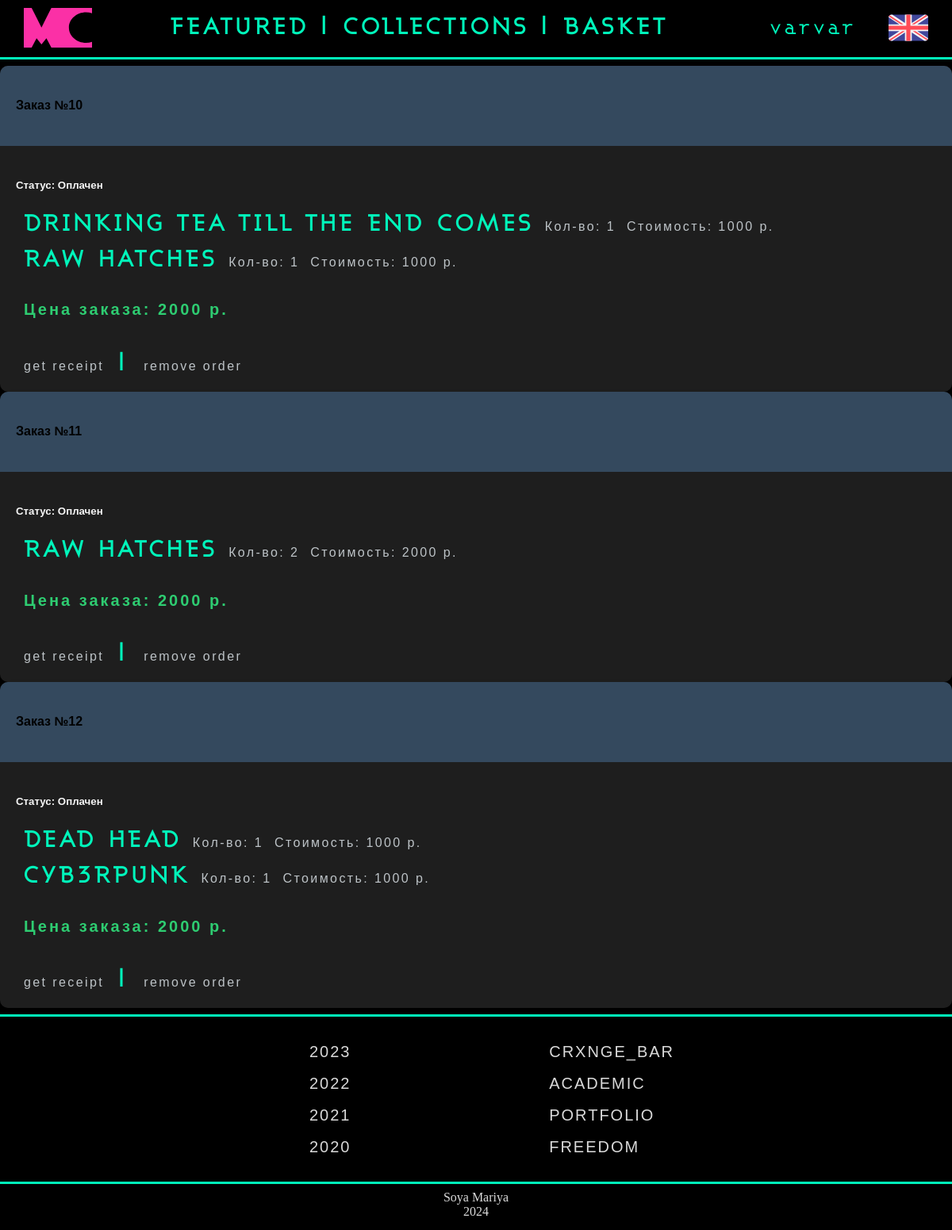
/orders/list/ (signed in), run on the app's committed database.
### users/models.py (models this page shows)
class User(AbstractUser):
    groups = models.ManyToManyField(
        'auth.Group',
        related_name='customuser_set',
        blank=True,
        help_text=('The groups this user belongs to. A user will get all permissions '
                   'granted to each of their groups.'),
        verbose_name=('groups'),
    )
    user_permissions = models.ManyToManyField(
        'auth.Permission',
        related_name='customuser_set',
        blank=True,
        help_text=('Specific permissions for this user.'),
        verbose_name=('user permissions'),
    )
    user_address = models.CharField(max_length=128, null=True, blank=True)
    email = models.EmailField(unique=True)

### orders/models.py (models this page shows, shortened)
class Order(models.Model):
    STATUS_CHOICES = [(0, "Создаётся"), (1, "Оплачен"), (2, "Доставлен")]
    status = models.IntegerField(choices=STATUS_CHOICES, default=0)
    date = models.DateField().auto_now
    user = models.ForeignKey(User, on_delete=models.CASCADE)
    address = models.TextField(default='Россия, Москва, ул. Мира, дом 666')
    basket_history = models.JSONField(default=dict)
    payment_id = models.CharField(max_length=255, null=True, blank=True)
    payment_method_id = models.CharField(max_length=255, null=True, blank=True)
    is_active = models.BooleanField(default=False)
    send_mail_flag = models.BooleanField(default=False)

### orders/views.py (the view)
# urls.py: path('list/', OrderListView.as_view(), name='list_order'),
class OrderListView(ListView):
    template_name = 'orders/order-list.html'
    title = 'Мои заказы'
    queryset = Order.objects.all()
    def get_queryset(self):
        queryset = super(OrderListView, self).get_queryset()
        return queryset.filter(user=self.request.user)

### orders/templates/orders/order-list.html (shortened to what this page needs)
{% extends 'orders/base.html' %}
{% load static %}
{% block css %}
    <link rel="stylesheet" type="text/css" href="{% static 'base.css' %}">
{% endblock %}
{% block content %}
<section class="container py-5">
    <div class="main-content">
        <div class="products">
            {% if object_list %}
                {% for order in object_list %}
                    <div class="order-card card mb-4">
                        <div class="card-header text-light">
                            <h4 class="mb-0">Заказ №{{ order.id }}</h4>
                        </div>
                        <div class="card-body">
                            <h5 class="text-primary">Статус: {{ order.get_status_display }}</h5>
                            <div class="order-details">
                                {% if order.is_active %}
                                    <div class="product d-flex justify-content-start align-items-center">
                                        <a href="{% url 'order:order_remove' order.id %}" class="helvetic-pale">
                                            Удалить заказ
                                        </a>
                                        <a href="{% url 'order:receipt' order.id %}" class="helvetic-pale">
                                            Получить чек
                                        </a>
                                    </div>
                                {% else %}
                                    {% for basket in order.basket_history.purchased_items %}
                                        <div class="product">
                                            <strong class="neon-green">{{ basket.product_name }}</strong>
                                            <span class="helvetic-pale">Кол-во: {{ basket.quantity }}</span>
                                            <span class="helvetic-pale">Стоимость: {{ basket.sum }} р.</span>
                                        </div>
                                    {% endfor %}
                                    <div class="order-total mt-3">
                                        <h4 class="neon-green">Цена заказа: {{ order.basket_history.total_sum }} р.</h4>
                                    </div>
                                    <div class="mt-3">
                                        <a href="{% url 'order:receipt' order.id %}" class="helvetic-pale">
                                            get receipt
                                        </a>
                                        <span class="neon-skip">|</span>
                                        <a href="{% url 'order:order_remove' order.id %}" class="helvetic-pale">
                                            remove order
                                        </a>
                                    </div>
                                {% endif %}
                            </div>
                        </div>
                    </div>
                {% endfor %}
            {% else %}
                <h1 class="neon-green">ORDER LIST EMPTY</h1>
            {% endif %}
        </div>
    </div>
</section>
{% endblock %}

### orders/templates/orders/base.html (shortened to what this page needs)
{% load static %}
<!DOCTYPE html>
<html>
    <head>
        {% block css%}
        {% endblock %}
    </head>
    <body>
        <nav class="sticky">
        <header id="header" class="header">
            <div class="container">
                <div class="nav-bar">
                    <a href="{% url 'structure:index' %}">
                        <img src="{% static '/source/images/main_logo.svg' %}" class= "logo" height="50"alt="Main Logo" loading="lazy"/>
                    </a>
                    <ul class = "menu">
                        <li>
                            <a class="neon-green" href="{% url 'structure:index' %}">FEATURED</a>
                            <span class="neon-skip">|</span>
                        </li>
                        <li>
                            <a class="neon-green" href="{% url 'structure:collections' %}">COLLECTIONS</a>
                            <span class="neon-skip">|</span>
                        </li>
                        {% if user.is_authenticated %}
                        <li>
                            <a class="neon-green" href="{% url 'structure:basket_view' %}">BASKET</a>
                        </li>
                        {% else %}
                        <li>
                            <a class="neon-green" href="{% url 'users:login' %}">BASKET</a>
                        </li>
                        {% endif %}
                    </ul>
                {% if user.is_authenticated %}
                <li>
                    <a class="neon-green-right" href="{% url 'users:profile' user.id %}">{{ user.username }}</a>
                </li>
                {% else %}
                <li>
                    <a class="neon-green-right" href="{% url 'users:login' %}">LOG_IN</a>
                </li>
                {% endif %}
                <a class = "switcher" href="{% url 'structure:bio' %}">
                    <img
                    src="{% static 'source/images/united-kingdom-uk-svgrepo-com.svg' %}"
                    height="50"
                    alt="Main Logo"
                    loading="lazy"
                  />
                </a>
            </div>
            </div>
        <hr width="100%" color="#00F6BB" size="3px">
    </header>
</nav>
        <selection>
            {% block content %}
        {% endblock %}
        </selection>
    <footer id = "footer" class = "footer">
        <hr width="100%" color="#00F6BB" size="3px">
        <div class="container">
            <div class="jumper">
                <ul class="years">
                    <li>
                        <a href="{% url 'structure:universal_year' year_name='2023' %}">2023</a>
                    </li>
                    <li>
                        <a href="{% url 'structure:universal_year' year_name='2022' %}">2022</a>
                    </li>
                    <li>
                        <a href="{% url 'structure:universal_year' year_name='2021' %}">2021</a>
                    </li>
                    <li>
                        <a href="{% url 'structure:universal_year' year_name='2020' %}">2020</a>
                    </li>
                </ul>
                <ul class="collections">
                    <li>
                        <a href="{% url 'structure:universal_collect' collection_name='CRXNGE_BAR' %}">CRXNGE_BAR</a>
                    </li>
                    <li>
                        <a href="{% url 'structure:universal_collect' collection_name='ACADEMIC' %}">ACADEMIC</a>
                    </li>
                    <li>
                        <a href="{% url 'structure:universal_collect' collection_name='PORTFOLIO' %}">PORTFOLIO</a>
                    </li>
                    <li>
                        <a href="{% url 'structure:universal_collect' collection_name='FREEDOM' %}">FREEDOM</a>
                    </li>
                </ul>
            </div>
        </div>
        <hr width="100%" color="#00F6BB" size="3px">
        <div class="credits">
            <span>Soya Mariya</span>
            <br>
            <span>2024</span>
            <br>
        </div>
    </footer>
    </body>
</html>

### static/base.css (style rules this page uses)
.neon-green { color: #00F6BB; font-family: "ashby" ; text-decoration: none; font-size: 175%; margin-left: 10px; letter-spacing: 0.15em; }
.neon-green-right { color: #00F6BB; font-family: "ashby" ; text-decoration: none; font-size: 175%; margin: auto; letter-spacing: 0.15em; padding-right: 40px; padding-top: 15px; display: flex; }
.helvetic-pale { color: #d9d9d9; font-family: "Helvetica" ; text-decoration: none; font-size: 100%; margin-left: 10px; letter-spacing: 0.15em; }
.neon-skip { color: #00F6BB; font-family: "ashby" ; font-size: 175%; font-weight: bold; margin-left: 10px; margin-right: 10px; }
.nav-bar { display: flex; }
.sticky { position: -webkit-sticky; position: sticky; top: 0; z-index: 999999; }
.header { background-color: #000; }
body { padding: 0; margin: 0; color: #000; font-size: 16px; background-color: #000; text-decoration: none; }
ul, li { display: block; }
.container { width: auto; margin: 0 auto; }
.menu { display: flex; margin: auto; padding: 0; padding-right: 40px ; }
.switcher { margin-left: 0; padding-right: 30px; padding-top: 10px; }
.logo { margin-right: 0; padding-left: 30px; padding-top: 10px; }
.years li a { text-align: center; color: #d9d9d9; text-decoration: none; text-transform: uppercase; font-family: Helvetica; font-size: 20px; line-height: 2em; letter-spacing: 0.1em; }
.collections li a { text-align: center; color: #d9d9d9; text-decoration: none; text-transform: uppercase; font-family: Helvetica; font-size: 20px; line-height: 2em; letter-spacing: 0.1em; }
.jumper { display: flex; width: 500px; margin: auto; justify-content: space-between; }
.footer { background-color: #000; }
.credits { width: auto; text-align: center; color: #d9d9d9; font-family: "Helvetica-bold"; height: 50px; }

### orders/templates/orders/order-list.html (style rules this page uses)
.order-card { border-radius: 10px; box-shadow: 0 4px 8px rgba(0, 0, 0, 0.1); transition: transform 0.3s ease; background-color: #1e1e1e; }
.card-header { background-color: #34495e; border-radius: 10px 10px 0 0; padding: 20px; }
.card-body { padding: 20px; color: #f5f5f5; }
.order-card h4, .order-card h5 { font-family: 'Arial', sans-serif; }
.neon-green { color: #00F6BB; font-weight: bold; }
.helvetic-pale { font-family: 'Helvetica', sans-serif; color: #bdc3c7; }
.order-total h4 { color: #2ecc71; font-family: 'Arial', sans-serif; font-size: 20px; font-weight: bold; }
.order-details { display: flex; flex-direction: column; gap: 10px; }

### data on the page
User: username "varvar"
Order: id "10", status "Оплачен", product_name "DRINKING TEA TILL THE END COMES" "RAW HATCHES", quantity "1" "1", sum "1000" "1000", basket_history.total_sum "2000"
Order: id "11", status "Оплачен", product_name "RAW HATCHES", quantity "2", sum "2000", basket_history.total_sum "2000"
Order: id "12", status "Оплачен", product_name "DEAD HEAD" "CYB3RPUNK", quantity "1" "1", sum "1000" "1000", basket_history.total_sum "2000"
